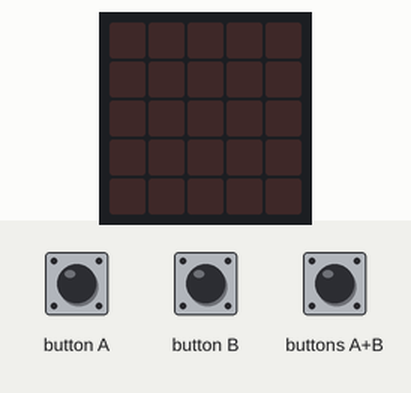
A program run on a simulated BBC micro:bit (MakeCode). Shown: the board's 5×5 LED display. Inputs (shaded band) come from the test bench.

Above: at 1.2 s.
1.3 s: buttons A+B pressed for 3.2 s
At 5.5 s:
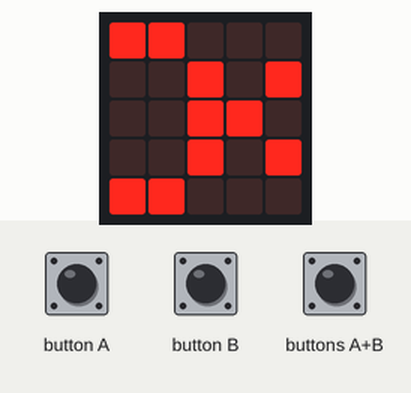
6.0 s: buttons A+B pressed for 0.15 s
At 7.2 s:
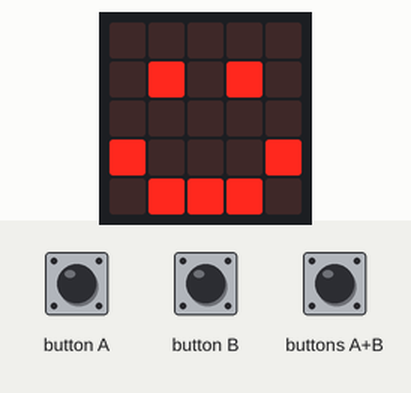
7.6 s: buttons A+B pressed for 1 s
At 9.3 s:
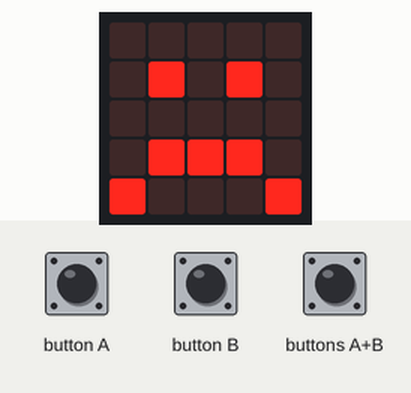
Timing chart, 0 to 10.8 s (numbered marks = the images above; inputs shaded):
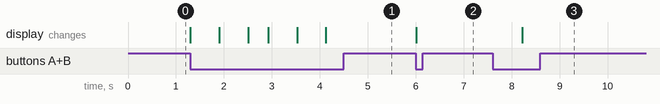

The program:

main.ts
```typescript
basic.forever(function () {
    if (input.buttonIsPressed(Button.A)) {
        basic.showIcon(IconNames.Happy)
    }
    if (input.buttonIsPressed(Button.B)) {
        basic.showIcon(IconNames.Sad)
    }
    if (input.buttonIsPressed(Button.AB)) {
        basic.showLeds(`
            # # . . .
            . . # . #
            . . # # .
            . . # . #
            # # . . .
            `)
    }
})
```

test.ts
```typescript
// aquí va el archivo "tests"; esto no se compilará cuando este paquete se utilice como una extensión.
```

Measured:
- after the input at 1.3 s, the display: first changes at once (image 1 shows a later state)
- after the input at 6.0 s, the display: changes at once (image 2)
- after the input at 7.6 s, the display: changes after 0.62 s (image 3)
